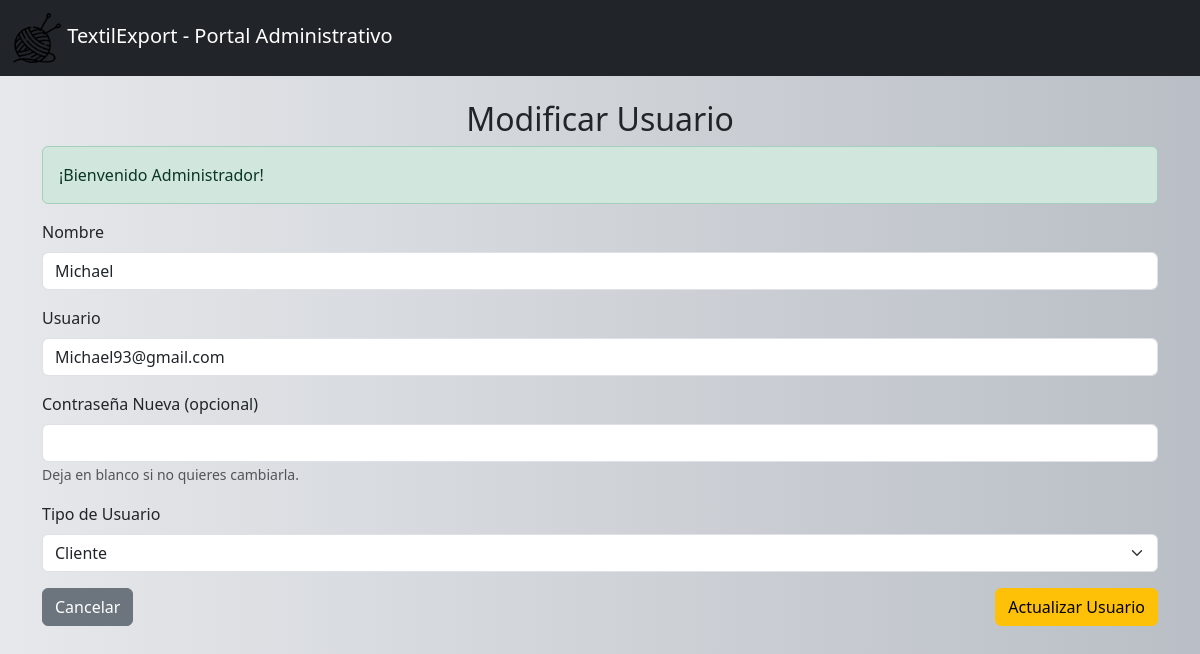
The page /app/controllers/UsuariosController.php?action=editar&id=6 (signed in) on the database its author committed.
### tables this page shows
CREATE TABLE `usuarios` (
  `id` int(11) NOT NULL,
  `nombre` varchar(100) NOT NULL,
  `usuario` varchar(50) NOT NULL,
  `clave` varchar(255) NOT NULL,
  `tipo` enum('admin','cliente','empleado') NOT NULL
);

### app/models/Usuario.php (called while the page is built, shortened)
<?php
class Usuario {
    private $db;
    public function __construct() {
        $host = 'localhost';
        $dbname = 'textilexport';
        $username = 'root';
        $password = '';
        try {
            $this->db = new PDO("mysql:host=$host;dbname=$dbname;charset=utf8", $username, $password);
            $this->db->setAttribute(PDO::ATTR_ERRMODE, PDO::ERRMODE_EXCEPTION);
        } catch (PDOException $e) {
            die('Error de conexión: ' . $e->getMessage());
        }
    }
    public function getUsuarioById($id) {
        $stmt = $this->db->prepare("SELECT * FROM usuarios WHERE id = ?");
        $stmt->execute([$id]);
        return $stmt->fetch(PDO::FETCH_ASSOC);
    }
}
?>

### app/views/admin/modificar_usuario.php (the view, shortened to what this page needs)
<!DOCTYPE html>
<html lang="es">
<head>
    <link href="https://cdn.jsdelivr.net/npm/bootstrap@5.3.3/dist/css/bootstrap.min.css" rel="stylesheet">
    <link rel="stylesheet" href="/Desafío2/public/css/estiloadmin.css">
</head>
<body>
<nav class="navbar navbar-expand-lg navbar-dark bg-dark">
    <div class="container-fluid">
        <a class="navbar-brand">
            <img src="/Desafío2/public/img/logo.png" alt="Logo" width="50" height="50">
            TextilExport - Portal Administrativo
        </a>
    </div>
</nav>
<div class="container mt-4">
    <h2 class="text-center">Modificar Usuario</h2>
    <?php if (!empty($errores)): ?>
        <div class="alert alert-danger">
            <ul>
                <?php foreach ($errores as $error): ?>
                    <li><?= $error; ?></li>
                <?php endforeach; ?>
            </ul>
        </div>
    <?php elseif (isset($_SESSION['success']) && !empty($_SESSION['success'])): ?>
        <div class="alert alert-success">
            <?= $_SESSION['success']; ?>
        </div>
    <?php endif; ?>
<form method="POST" action="/Desafío2/app/controllers/UsuariosController.php?action=actualizar" enctype="multipart/form-data">
    <div class="mb-3">
        <label class="form-label">Nombre</label>
        <input type="text" class="form-control" name="nombre" value="<?= isset($usuario['nombre']) ? htmlspecialchars($usuario['nombre']) : ''; ?>" required>
    </div>
    <div class="mb-3">
        <label class="form-label">Usuario</label>
        <input type="text" class="form-control" name="usuario" value="<?= isset($usuario['usuario']) ? htmlspecialchars($usuario['usuario']) : ''; ?>" required>
    </div>
    <div class="mb-3">
        <label class="form-label">Contraseña Nueva (opcional)</label>
        <input type="password" class="form-control" name="nueva_contraseña">
        <small class="text-muted">Deja en blanco si no quieres cambiarla.</small>
    </div>
    <div class="mb-3">
        <label class="form-label">Tipo de Usuario</label>
        <select class="form-select" name="tipo" required>
            <option value="cliente" <?= (isset($usuario['tipo']) && $usuario['tipo'] === 'cliente') ? 'selected' : ''; ?>>Cliente</option>
        </select>
    </div>
    <div class="d-flex justify-content-between">
        <a href="/Desafío2/app/controllers/UsuariosController.php" class="btn btn-secondary">Cancelar</a>
        <button type="submit" class="btn btn-warning">Actualizar Usuario</button>
    </div>
</form>
</div>
</body>
</html>

### public/css/estiloadmin.css (style rules this page uses)
body { background: linear-gradient(270deg, #e6e8eb, #a3aab3, #5a5f68, #a3aab3, #e6e8eb); background-size: 600% 600%; animation: fondoAnimado 20s linear infinite; min-height: 100vh; }

### rows shown on the page
usuarios: nombre "Michael", usuario "Michael93@gmail.com", tipo "Cliente"

### other values the page prints
$_SESSION['success'] "¡Bienvenido Administrador!"
